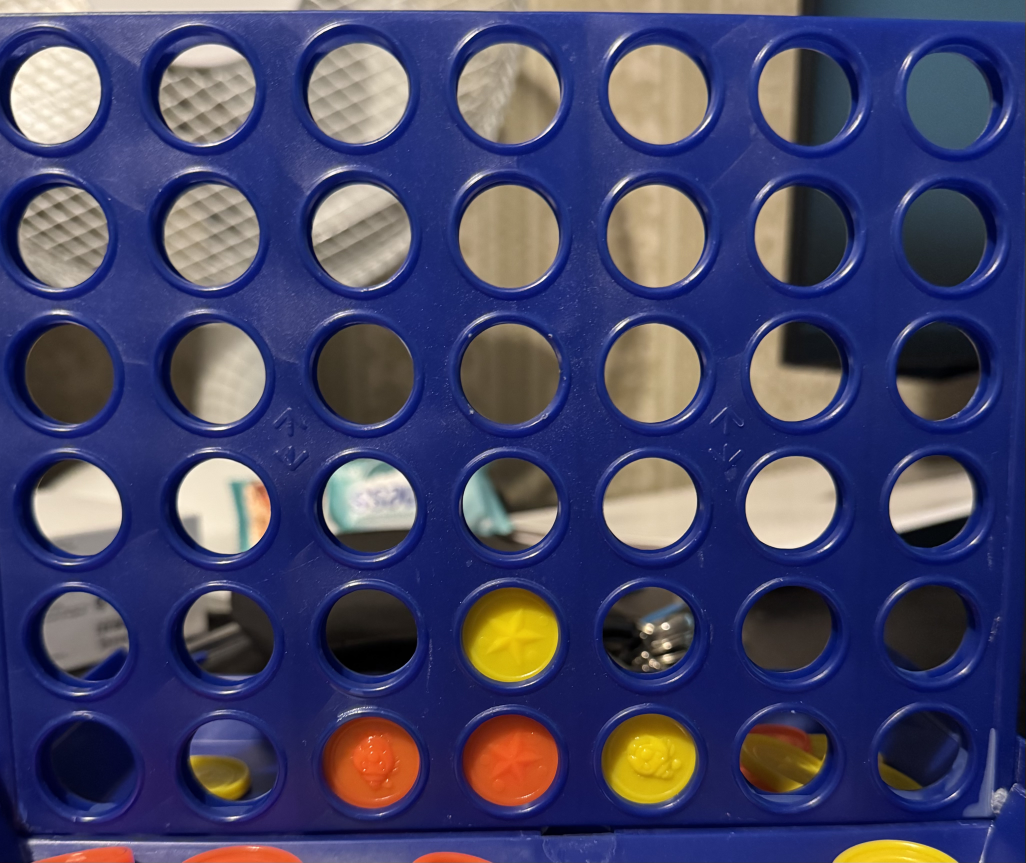
#> input picture CS_EE_Project/IMG_3988.jpg, 4101 x 3451 px (shown at 1/4 size)
$ python -i vision.py   (imports and definitions only)
#> lines starting #> are read from the running program, lines starting #| are printed output that depends on the picture
import cv2
import numpy as np
from PIL import Image, ImageOps

# img_pil = Image.open("Connect4.png")
# img_pil = ImageOps.exif_transpose(img_pil)
# [53 lines left out: functions capture_from_camera, preprocess, not called in this run]

def detect_circles(preprocessed_img, rgbimg):
    # Revert to more restrictive parameters to get ~42 circles, not 66
    circles = cv2.HoughCircles(preprocessed_img, cv2.HOUGH_GRADIENT, dp=1.2, minDist=50, param1=100, param2=15, minRadius=15, maxRadius=25)

    if circles is not None:
        for circle in circles[0, :]:
            cv2.circle(rgbimg, (int(circle[0]), int(circle[1])), int(circle[2]), (0, 0, 255), 10)

        coordinate_point = []
        circles = np.round(circles[0, :]).astype("int")
        for (x, y, r) in circles:
            coordinate = (x, y, r)
            coordinate_point.append(f"the coords are: {coordinate}")
        print(coordinate_point)
        print(circles)

        cv2.imshow("rgb", rgbimg)
        sort_into_grid(circles, rgbimg)

        return circles, coordinate_point
    else:
        print("No circles detected by HoughCircles")
        return None, None

def sort_into_grid(circles, processed_img):
    sorted_circles = sorted(circles, key=lambda c: c[1])
    circles_list = circles.tolist()
    # [7 lines of commented-out code are left out]

    r_avg = np.mean(circles[:, 2])
    tolerance = r_avg * 0.7

    rows = []
    while len(circles_list) > 0:
        current_row = []
        first_circle = circles_list[0]

        for c in circles_list:
            if abs(c[1] - first_circle[1]) <= tolerance:
                current_row.append(c)

        for c in current_row:
            circles_list.remove(c)

        # for c in circles_to_remove:
        #     circles = np.delete(circles, np.where((circles == c).all(axis=1))[0], axis=0)

        sorted_row = sorted(current_row, key=lambda c: c[0])
        rows.append(sorted_row)

    rows = sorted(rows, key=lambda row: row[0][1])

    print(f"Detected {len(rows)} rows:")
    for i, row in enumerate(rows):
        print(f"  Row {i}: {len(row)} circles")

    return rows

def classify_cell(rows, img, empty_thresh=130):
    grid = []
    target_rows = 6
    target_cols = 7

    # Ensure we have exactly 6 rows
    while len(rows) < target_rows:
        rows.append([])  # Add empty rows

    if len(rows) > target_rows:
        rows = rows[:target_rows]

    for row_idx, row in enumerate(rows):
        row_values = []
        for circle in row:
            x, y, r = circle

            x1 = max(0, int(x - r))
            x2 = min(img.shape[1], int(x + r))
            y1 = max(0, int(y - r))
            y2 = min(img.shape[0], int(y + r))

            if x2 <= x1 or y2 <= y1:
                row_values.append(0)  # Default to empty
                continue

            cell_img = img[y1:y2, x1:x2]

            if cell_img.size == 0:
                row_values.append(0)
                continue

            hsv_cell = cv2.cvtColor(cell_img, cv2.COLOR_BGR2HSV)
            avg_hsv = np.mean(hsv_cell.reshape(-1, 3), axis=0)
            h, s, v = avg_hsv

            print(f"Circle at ({x},{y}): HSV=({h:.1f},{s:.1f},{v:.1f})")


            # Alternative approach: Use intensity and color variance instead of HSV
            # Extract the cell region for more detailed analysis
            cell_bgr = cv2.cvtColor(cell_img, cv2.COLOR_HSV2BGR)

            # Calculate color statistics
            mean_bgr = np.mean(cell_bgr.reshape(-1, 3), axis=0)
            std_bgr = np.std(cell_bgr.reshape(-1, 3), axis=0)
            b, g, r = mean_bgr

            # Calculate color intensity and ratios
            intensity = np.mean(mean_bgr)
            color_variance = np.sum(std_bgr)

            # Check for circular object detection using edge density
            gray_cell = cv2.cvtColor(cell_bgr, cv2.COLOR_BGR2GRAY)
            edges = cv2.Canny(gray_cell, 50, 150)
            edge_density = np.sum(edges > 0) / edges.size

            print(f"Circle at ({x},{y}): BGR=({b:.1f},{g:.1f},{r:.1f}) intensity={intensity:.1f} variance={color_variance:.1f} edges={edge_density:.3f}")

            # Classification based on actual data analysis
            # From your output, I can see distinct patterns:
            # Empty holes: BGR around (155-170, 160-183, 209-233) with high intensity ~183-191
            # Potential pieces: BGR like (172.1,213.9,191.1) or (171.5,206.8,196.6) - notice the high green!

            # Check for pieces based on observed patterns
            piece_detected = False

            # Orange pieces detection: Look for high green channel (orange reflects green strongly)
            if g > 205 and edge_density > 0.10 and intensity > 190:
                row_values.append(2)  # Orange
                print(f"  -> ORANGE (high green {g:.1f})")
                piece_detected = True

            # Yellow pieces detection: Look for high overall intensity with balanced colors
            elif intensity > 200 and color_variance < 210 and edge_density > 0.10:
                # Check if it's more yellow-like (high red+green)
                if r > 190 and g > 190:
                    row_values.append(1)  # Yellow
                    print(f"  -> YELLOW (bright balanced)")
                    piece_detected = True

            # Alternative detection: Look for unusual color distributions
            elif color_variance < 200 and edge_density > 0.10:
                # This might be a piece with different surface properties
                if g > r * 1.1 and g > b * 1.1:  # Green dominant
                    row_values.append(2)  # Orange
                    print(f"  -> ORANGE (green dominant)")
                    piece_detected = True
                elif r > 200 and g > 190:  # High red+green
                    row_values.append(1)  # Yellow
                    print(f"  -> YELLOW (high R+G)")
                    piece_detected = True

            if not piece_detected:
                row_values.append(0)  # Empty
                print(f"  -> EMPTY (no piece detected)")


            # if np.mean(cell_img) > empty_thresh:
            #     row_values.append(0)
            # else:
            #     gray_cell = cv2.cvtColor(cell_img, cv2.COLOR_BGR2GRAY)
            #     if np.mean(gray_cell) > empty_thresh:  # Light areas = empty
            #         row_values.append(0)
            #     else:
            #         # Color analysis in BGR (OpenCV format)
            #         avg_colour = np.mean(cell_img.reshape(-1, 3), axis=0)
            #         b, g, r_value = avg_colour

            #         print(f"Circle at ({x},{y}): BGR=({b:.1f},{g:.1f},{r_value:.1f})")

            #         # Red detection: High Red, Low Green
            #         if r_value > 120 and g > 60 and g < 150 and b < 80 and r_value > g:
            #             row_values.append(1)  # Red
            #             #print(f"  -> RED detected")
            #         # Yellow detection: High Red and Green, moderate Blue
            #         elif r_value > 130 and g > 80 and b < 100 and abs(r_value - g) < 40:
            #             row_values.append(2)  # Yellow
            #             #print(f"  -> YELLOW detected")
            #         else:
            #             row_values.append(0)  # Empty/unclear
            #             #print(f"  -> EMPTY (default)")


        while len(row_values) < target_cols:
            row_values.append(0)  # Pad with empty cells

        if len(row_values) > target_cols:
            row_values = row_values[:target_cols]  # Trim extra columns

        print(f"Row {row_idx}: {row_values} ({len(row_values)} cells)")
        grid.append(row_values)

    print(f"Final grid ({len(grid)} rows):")
    for i, row in enumerate(grid):
        print(f"  Row {i}: {row}")
    return grid

def convert_to_board(grid):
    board = np.array(grid)

    # Ensure we have the right dimensions (6 rows x 7 columns)
    if len(grid) == 0:
        print("Warning: Empty grid, creating zero board")
        board = np.zeros((6, 7))
    elif board.shape != (6, 7):
        print(f"Warning: Board shape {board.shape} is not (6, 7)")
        # Create a proper 6x7 board
        proper_board = np.zeros((6, 7))
        rows_to_copy = min(6, board.shape[0])
        cols_to_copy = min(7, board.shape[1] if len(board.shape) > 1 else len(grid[0]) if grid else 0)

        for i in range(rows_to_copy):
            for j in range(cols_to_copy):
                if j < len(grid[i]):
                    proper_board[i][j] = grid[i][j]
        board = proper_board

    board = board.astype(int)  # Ensure integer type

    # Flip the board vertically so pieces appear at the bottom (correct Connect 4 orientation)
    board = np.flip(board, 0)

    print(f"Final board shape: {board.shape}")
    print("Board (flipped - pieces at bottom):")
    print(board)
    return board

# [34 lines left out: functions decide_turn, get_board_from_image, not called in this run]


def get_board_from_image_data(img):
    """Get board state from image data (numpy array) instead of camera capture"""
    if img is None:
        print("Error: No image data provided.")
        return None

    try:
        grayimg = cv2.cvtColor(img, cv2.COLOR_BGR2GRAY)
        rgbimg = cv2.cvtColor(img, cv2.COLOR_BGR2RGB)

        circles, coordinate_point = detect_circles(grayimg, rgbimg)

        if circles is not None:
            print(f"Total circles detected: {len(circles)}")
            rows = sort_into_grid(circles, rgbimg)
            grid = classify_cell(rows, rgbimg)
            board = convert_to_board(grid)
            return board
        else:
            print("No circles detected in perturbed image")
            return None

    except Exception as e:
        print(f"Error processing image data: {e}")
        return None

# [5 lines not run here, left out]

>>> import cv2
>>> picture = cv2.imread('IMG_3988.jpg')
#> picture is the input picture: shape (3451, 4101, 3); mean B, G, R 103.8, 69.8, 69.8
>>> result = get_board_from_image_data(picture)
#> in get_board_from_image_data, `grayimg = cv2.cvtColor(img, cv2.COLOR_BGR2GRAY)`:
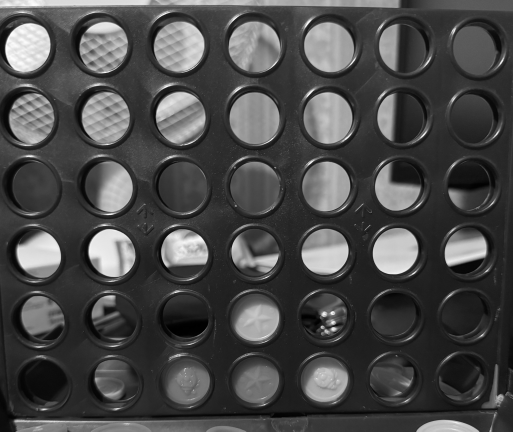
#> grayimg: shape (3451, 4101) (shown at 1/8 size); min 0, max 255, mean 73.7
#> in detect_circles, `circles = cv2.HoughCircles(preprocessed_img, cv2.HOUGH_GRADIENT, dp=1...`: circles = 91 rows, first 8: [1896.6, 1861.8, 24.24], [3987, 3223.8, 18.96], [2661, 2505, 16.08], [2501.4, 1301.4, 24.24], [2753.4, 2149.8, 22.92], [2597.4, 2511, 18.84], [2676.6, 2635.8, 21.6], [2579.4, 2620.2, 16.08]
#> the loop in detect_circles, `for circle in circles[0, :]:` made 91 passes
#> in detect_circles, `circles = np.round(circles[0, :]).astype("int")`: circles = 91 rows, first 8: [1897, 1862, 24], [3987, 3224, 19], [2661, 2505, 16], [2501, 1301, 24], [2753, 2150, 23], [2597, 2511, 19], [2677, 2636, 22], [2579, 2620, 16]
#> the loop in detect_circles, `for (x, y, r) in circles:` made 91 passes
#> after the loop in detect_circles, `for (x, y, r) in circles:`: coordinate_point = 91 items
#> (printed output is left out)
#> (printed output is left out)
#> in sort_into_grid, `sorted_circles = sorted(circles, key=lambda c: c[1])`: sorted_circles = 91 items, first 6: [1144, 31, 23], [1060, 31, 18], [997, 65, 24], [1557, 65, 24], [1376, 67, 24], [809, 71, 23]
#> in sort_into_grid, `circles_list = circles.tolist()`: circles_list = 91 items, first 6: [1897, 1862, 24], [3987, 3224, 19], [2661, 2505, 16], [2501, 1301, 24], [2753, 2150, 23], [2597, 2511, 19]
#> in sort_into_grid, `r_avg = np.mean(circles[:, 2])`: r_avg = 21.21
#> in sort_into_grid, `tolerance = r_avg * 0.7`: tolerance = 14.85
#> the loop in sort_into_grid, `while len(circles_list) > 0:` made 49 passes
#> sorted_row on passes 2, 3, 5, 6, 7, 8, 9, 10: [[3987, 3224, 19]], [[2597, 2511, 19], [2661, 2505, 16]], [[2179, 2162, 18], [2753, 2150, 23]], [[2677, 2636, 22], [3281, 2649, 19]], [[2579, 2620, 16], [3797, 2617, 22]], [[1882, 1333, 24], [2457, 1342, 16], [3044, 1331, 19]], [[1384, 1832, 24], [1940, 1832, 24], [3071, 1838, 18]], [[2596, 2677, 20], [2716, 2672, 24], [3847, 2671, 16]]
#> after the loop in sort_into_grid, `while len(circles_list) > 0:`: circles_list = []; rows = 49 items
#| Detected 49 rows:
#> the loop in sort_into_grid, `for i, row in enumerate(rows):` made 49 passes
#> row on passes 1, 3, 4, 5, 6, 7, 8, 9: [[1060, 31, 18], [1144, 31, 23]], [[155, 112, 20]], [[631, 134, 23], [1223, 135, 24]], [[544, 230, 23], [3047, 236, 23]], [[688, 494, 19], [953, 488, 24]], [[107, 531, 24], [905, 537, 24]], [[737, 663, 16]], [[1927, 717, 16], [2515, 728, 19]]
#> (printed output is left out)
#> in get_board_from_image_data, `circles, coordinate_point = detect_circles(grayimg, rgbimg)`: coordinate_point = 91 items
#| Total circles detected: 91
#> the loop in sort_into_grid (call 2), `while len(circles_list) > 0:` made 49 passes
#| Detected 49 rows:
#> the loop in sort_into_grid (call 2), `for i, row in enumerate(rows):` made 49 passes
#> (printed output is left out)
#> in get_board_from_image_data, `rows = sort_into_grid(circles, rgbimg)`: rows = 49 items
#> in classify_cell, `rows = rows[:target_rows]`: rows = 6 items
#> the loop in classify_cell, `for row_idx, row in enumerate(rows):` made 6 passes
#> after the loop in classify_cell, `for row_idx, row in enumerate(rows):`:
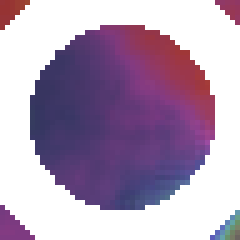
#> cell_bgr: shape (48, 48, 3) (shown 5 times larger); mean B, G, R 183.1, 157.1, 177.1
#> after the loop in classify_cell, `for row_idx, row in enumerate(rows):`:
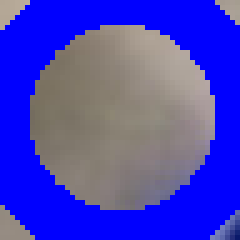
#> cell_img: shape (48, 48, 3) (shown 5 times larger); mean R, G, B 70.5, 66, 189.4
#> after the loop in classify_cell, `for row_idx, row in enumerate(rows):`:
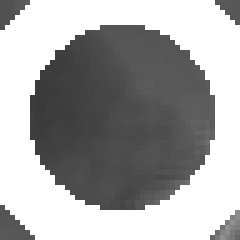
#> gray_cell: shape (48, 48) (shown 5 times larger); min 57, max 255, mean 166
#> after the loop in classify_cell, `for row_idx, row in enumerate(rows):`: grid = [[0, 0, 0, 0, 0, 0, 0], [0, 0, 0, 0, 0, 0, 0], [0, 0, 0, 0, 0, 0, 0], [0, 0, 0, 0, 0, 0, 0], [0, 0, 0, 0, 0, 0, 0], [0, 0, 0, 0, 0, 0, 0]]
#> the loop in classify_cell, `for i, row in enumerate(grid):` made 6 passes

$ run again, on CS_EE_Project/IMG_3990.jpg
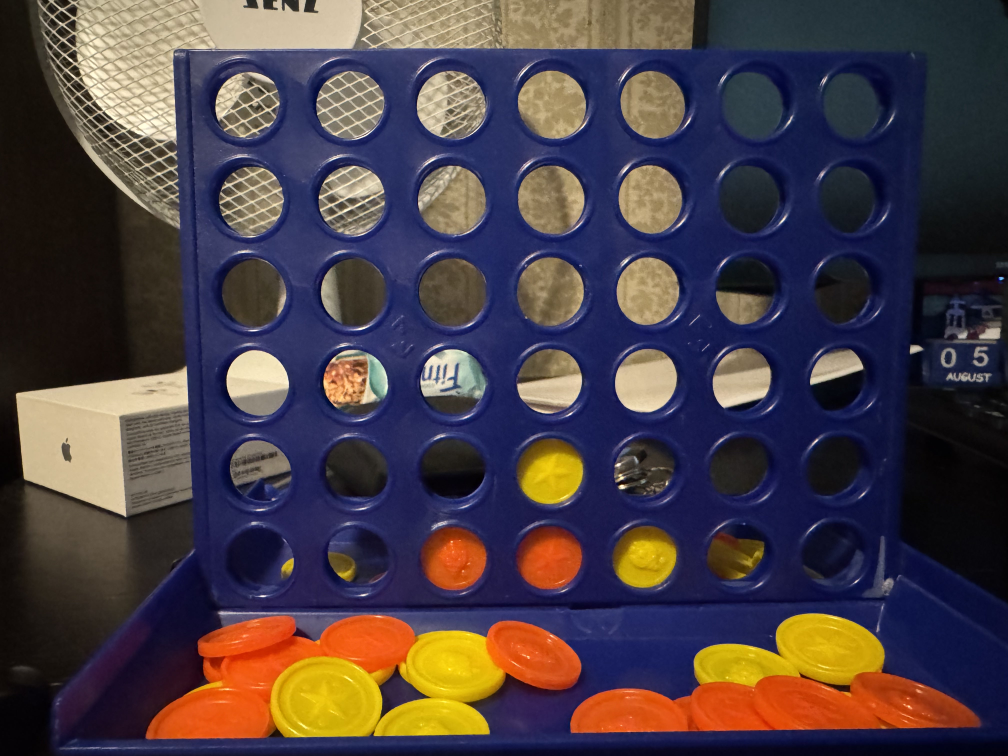
#> input picture CS_EE_Project/IMG_3990.jpg, 4032 x 3024 px (shown at 1/4 size)
#> picture is the input picture: shape (3024, 4032, 3); mean B, G, R 69.1, 63.3, 74.7
#> in get_board_from_image_data, `grayimg = cv2.cvtColor(img, cv2.COLOR_BGR2GRAY)`:
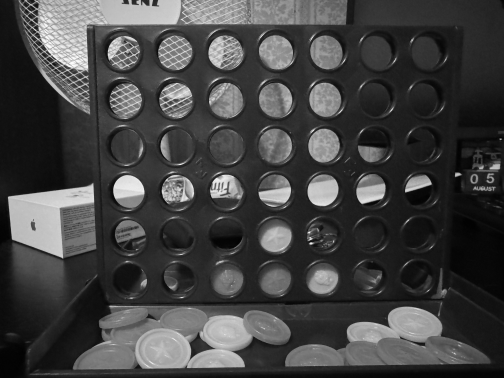
#> grayimg: shape (3024, 4032) (shown at 1/8 size); min 0, max 255, mean 67.4
#> in detect_circles, `circles = cv2.HoughCircles(preprocessed_img, cv2.HOUGH_GRADIENT, dp=1...`: circles = 283 rows, first 8: [210.6, 95.4, 24.24], [443.4, 451.8, 24.24], [1471.8, 501, 24.24], [552.6, 706.2, 24.24], [358.2, 441, 24.24], [1540.2, 138.6, 24.24], [976.2, 517.8, 21.6], [203.4, 36.6, 24.24]
#> the loop in detect_circles, `for circle in circles[0, :]:` made 283 passes
#> in detect_circles, `circles = np.round(circles[0, :]).astype("int")`: circles = 283 rows, first 8: [211, 95, 24], [443, 452, 24], [1472, 501, 24], [553, 706, 24], [358, 441, 24], [1540, 139, 24], [976, 518, 22], [203, 37, 24]
#> the loop in detect_circles, `for (x, y, r) in circles:` made 283 passes
#> after the loop in detect_circles, `for (x, y, r) in circles:`: coordinate_point = 283 items, first 6: 'the coords are: (211, 95, 24)', 'the coords are: (443, 452, 24)', 'the coords are: (1472, 501, 24)', 'the coords are: (553, 706, 24)', 'the coords are: (358, 441, 24)', 'the coords are: (1540, 139, 24)'
#> (printed output is left out)
#> sorted_circles = 283 items, first 6: [1726, 16, 16], [627, 16, 16], [1821, 21, 16], [2019, 21, 19], [1559, 28, 24], [1645, 29, 24]
#> in sort_into_grid, `circles_list = circles.tolist()`: circles_list = 283 items, first 6: [211, 95, 24], [443, 452, 24], [1472, 501, 24], [553, 706, 24], [358, 441, 24], [1540, 139, 24]
#> r_avg = 22.29
#> tolerance = 15.6
#> the loop in sort_into_grid, `while len(circles_list) > 0:` made 81 passes
#> after the loop in sort_into_grid, `while len(circles_list) > 0:`: circles_list = []; rows = 81 items
#> the loop in sort_into_grid, `for i, row in enumerate(rows):` made 81 passes
#> row on passes 5, 12, 22, 24, 25, 27, 29, 32: [[389, 119, 24], [559, 115, 19], [805, 123, 24]], [[1357, 284, 19], [2104, 293, 24]], [[976, 518, 22], [1757, 521, 23], [2266, 529, 24]], [[452, 569, 20], [599, 574, 19]], [[691, 586, 24]], [[881, 635, 20]], [[2519, 689, 17]], [[1724, 753, 19]]
#> the loop in sort_into_grid (call 2), `while len(circles_list) > 0:` made 81 passes
#> the loop in sort_into_grid (call 2), `for i, row in enumerate(rows):` made 81 passes
#> in classify_cell, `rows = rows[:target_rows]`: rows = 6 items
#> the loop in classify_cell, `for row_idx, row in enumerate(rows):` made 6 passes
#> after the loop in classify_cell, `for row_idx, row in enumerate(rows):`:
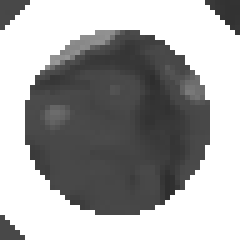
#> gray_cell: shape (48, 48) (shown 5 times larger); min 46, max 255, mean 163.8
#> after the loop in classify_cell, `for row_idx, row in enumerate(rows):`: grid = [[0, 0, 0, 0, 0, 0, 0], [0, 0, 0, 0, 0, 0, 0], [0, 0, 0, 0, 0, 0, 0], [0, 0, 0, 0, 0, 0, 0], [0, 0, 0, 0, 0, 0, 0], [0, 0, 0, 0, 0, 0, 0]]
#> the loop in classify_cell, `for i, row in enumerate(grid):` made 6 passes
